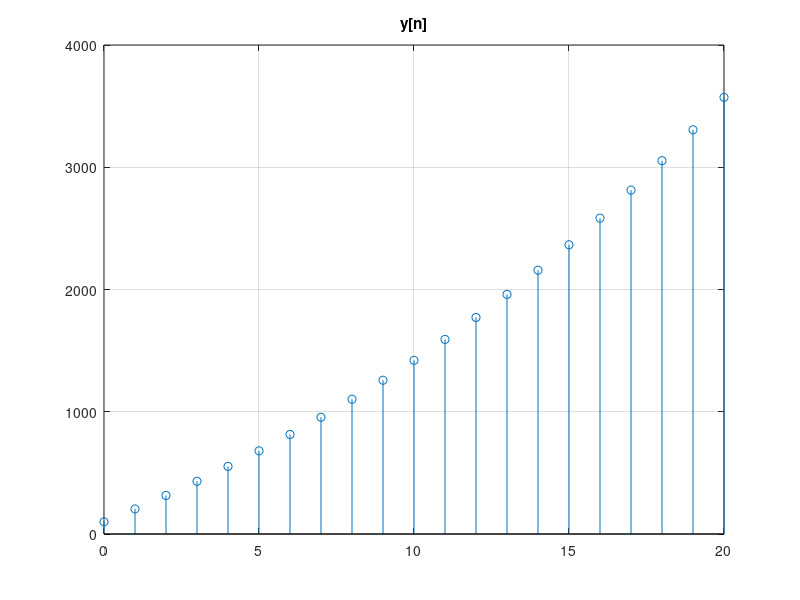

This figure's MATLAB source:
clc
clear all;
close all;
x=0:20;
y=100;
for i=1:20
 y(i+1)=1.05*y(i)+100;
end
stem(x, y); grid on; title('y[n]'); 